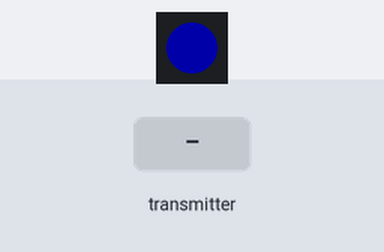
The sketch below on a simulated ESP32. Parts: 1 RGB LEDs in strip order, left to right. Inputs (shaded band) come from the test bench. Dim RGB values are drawn brighter than linear; WiFi joins after 1.5 s; servers stay silent unless stated; what the sketch prints to the serial monitor is not drawn.

Above: at 1.6 s.
1.7 s: the transmitter starts sending seq = 0
At 2.5 s:
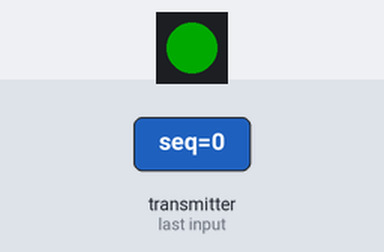
3.2 s: the transmitter starts sending leftX = -100
At 3.7 s:
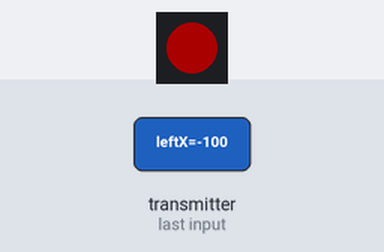
4.8 s: the transmitter starts sending leftX = 0
At 6.0 s:
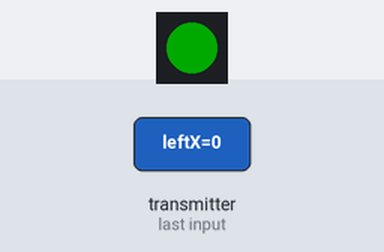
6.3 s: the transmitter starts sending leftX = 100
At 7.2 s:
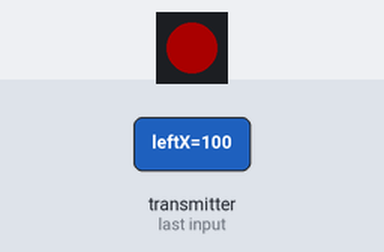
Timing chart, 0 to 8.9 s (numbered marks = the images above; inputs shaded):
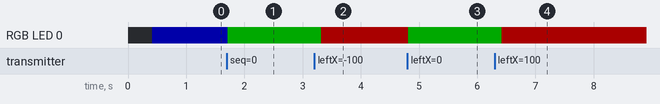

Measured:
- after the input at 1.7 s, RGB LED 0: RGB(0, 0, 45) → RGB(0, 45, 0) at once
- after the input at 3.2 s, RGB LED 0: RGB(0, 45, 0) → RGB(45, 0, 0) after 0.12 s
- after the input at 4.8 s, RGB LED 0: RGB(45, 0, 0) → RGB(0, 45, 0) at once
- after the input at 6.3 s, RGB LED 0: RGB(0, 45, 0) → RGB(45, 0, 0) after 0.12 s

The sketch:

rover-master-esp32s3.ino
```cpp
/*
============================================================================
PROJECT   : CYBERROVER X — NODE 02: ROVER MASTER (ESP32-S3)
MCU       : ESP32-S3 (N16R8 / DevModule)
FRAMEWORK : Arduino / C++17
BAUD      : USB Serial = 115200, UART1 (Uno Link) = 38400

SYSTEM MODULES:
----------------------------------------------------------------------------
1. Config.h        : Hardware pin mappings & serial baud parameters
2. StatusLED.h     : WS2812 RGB LED indicator (Solid Green=Link OK, Red=Failsafe)
3. UnoGateway.h    : Hardware UART1 Gateway to Arduino Uno (@ 38400 baud)
4. CommsReceiver.h : 100 Hz Bidirectional ESP-NOW Radio Engine & CRC-8 Validator
============================================================================
*/

#include <Arduino.h>
#include "Config.h"
#include "StatusLED.h"
#include "UnoGateway.h"
#include "CommsReceiver.h"

// Define static instance pointer for ESP-NOW C-callback
CommsReceiver* CommsReceiver::instance = nullptr;

//==================================================
// GLOBAL SUBSYSTEM INSTANCES
//==================================================

StatusLED     statusLed;
UnoGateway    unoGateway;
CommsReceiver comms;

unsigned long g_lastTelemetrySendMs = 0;

//==================================================
// SETUP
//==================================================

void setup() {
  Serial.begin(USB_SERIAL_BAUD);
  delay(400);

  // 1. Initialize Hardware Subsystems
  statusLed.begin();
  unoGateway.begin();
  comms.begin(unoGateway);

  Serial.println();
  Serial.println(F("===================================================="));
  Serial.println(F(" CYBERROVER X — ESP32-S3 REAL-TIME DRIVE MASTER    "));
  Serial.println(F(" Status: 100% Offline | ESP-NOW 100Hz | UART Ready  "));
  Serial.println(F("===================================================="));
}

//==================================================
// MAIN REAL-TIME LOOP
//==================================================

void loop() {
  uint32_t now = millis();

  // 1. Smooth Status RGB LED Manager (20 Hz)
  statusLed.update(comms.getLastPacketMs());

  // 2. Send Telemetry Reply to Remote Controller at 10 Hz (every 100 ms)
  if (now - g_lastTelemetrySendMs >= 100) {
    g_lastTelemetrySendMs = now;
    comms.sendTelemetry();
  }
}
```

CommsReceiver.h
```cpp
/**
 * ============================================================================
 * PROJECT   : CYBERROVER X — NODE 02: ROVER MASTER (ESP32-S3)
 * FILE      : CommsReceiver.h
 * PURPOSE   : 100 Hz Bidirectional ESP-NOW Radio Engine & CRC-8 Validator
 * MCU       : ESP32-S3
 * ============================================================================
 */

#ifndef S3_COMMS_RECEIVER_H
#define S3_COMMS_RECEIVER_H

#include <Arduino.h>
#include <WiFi.h>
#include <esp_now.h>
#include <esp_wifi.h>
#include "Config.h"
#include "CyberProtocol.h"
#include "UnoGateway.h"

class CommsReceiver {
private:
  CyberPacket         lastPacket;
  TelemetryPacket     telemetryPacket;
  uint32_t            rxPacketCount;
  uint32_t            crcErrorCount;
  uint32_t            lastPacketMs;
  int8_t              lastRssi;

  uint8_t             transmitterMac[6];
  bool                transmitterPaired;
  esp_now_peer_info_t txPeerInfo;

  static CommsReceiver* instance;
  UnoGateway*           unoLink;

  #if defined(ESP_IDF_VERSION_MAJOR) && (ESP_IDF_VERSION_MAJOR >= 5)
  static void onDataRecvStatic(const esp_now_recv_info_t *recv_info, const uint8_t *incomingData, int len) {
    if (instance) instance->handleIncoming(recv_info, nullptr, incomingData, len);
  }
  #else
  static void onDataRecvStatic(const uint8_t *mac_addr, const uint8_t *incomingData, int len) {
    if (instance) instance->handleIncoming(nullptr, mac_addr, incomingData, len);
  }
  #endif

  #if defined(ESP_IDF_VERSION_MAJOR) && (ESP_IDF_VERSION_MAJOR >= 5)
  void handleIncoming(const esp_now_recv_info_t *recv_info, const uint8_t *mac_addr, const uint8_t *incomingData, int len)
  #else
  void handleIncoming(const void *recv_info, const uint8_t *mac_addr, const uint8_t *incomingData, int len)
  #endif
  {
    if (len != sizeof(CyberPacket)) return;

    CyberPacket temp;
    memcpy(&temp, incomingData, sizeof(CyberPacket));

    uint8_t calcCrc = computeCRC8((const uint8_t *)&temp, sizeof(CyberPacket) - sizeof(uint8_t));
    if (calcCrc != temp.crc8) {
      crcErrorCount++;
      return;
    }

    #if defined(ESP_IDF_VERSION_MAJOR) && (ESP_IDF_VERSION_MAJOR >= 5)
    if (!transmitterPaired && recv_info) {
      memcpy(transmitterMac, recv_info->src_addr, 6);
      memset(&txPeerInfo, 0, sizeof(esp_now_peer_info_t));
      memcpy(txPeerInfo.peer_addr, transmitterMac, 6);
      txPeerInfo.channel = 0;
      txPeerInfo.encrypt = false;
      if (esp_now_add_peer(&txPeerInfo) == ESP_OK) {
        transmitterPaired = true;
        if (unoLink) unoLink->forwardSound(7, temp.mode); // Sci-Fi Arming Chirp
        Serial.println(F("[ESP-NOW] Paired successfully with Remote Transmitter!"));
      }
    }
    if (recv_info && recv_info->rx_ctrl && recv_info->rx_ctrl->rssi != 0) {
      lastRssi = recv_info->rx_ctrl->rssi;
    }
    #else
    if (!transmitterPaired && mac_addr) {
      memcpy(transmitterMac, mac_addr, 6);
      memset(&txPeerInfo, 0, sizeof(esp_now_peer_info_t));
      memcpy(txPeerInfo.peer_addr, transmitterMac, 6);
      txPeerInfo.channel = 0;
      txPeerInfo.encrypt = false;
      if (esp_now_add_peer(&txPeerInfo) == ESP_OK) {
        transmitterPaired = true;
        if (unoLink) unoLink->forwardSound(7, temp.mode);
        Serial.println(F("[ESP-NOW] Paired successfully with Remote Transmitter!"));
      }
    }
    #endif

    lastPacket = temp;
    rxPacketCount++;
    lastPacketMs = millis();

    // Instantly forward 100 Hz frame to Arduino Uno
    if (unoLink) unoLink->sendPacket(temp);
  }

public:
  CommsReceiver()
    : rxPacketCount(0), crcErrorCount(0), lastPacketMs(0), lastRssi(-55),
      transmitterPaired(false), unoLink(nullptr) {
    memset(&lastPacket, 0, sizeof(CyberPacket));
    memset(&telemetryPacket, 0, sizeof(TelemetryPacket));
    memset(transmitterMac, 0, sizeof(transmitterMac));
    instance = this;
  }

  void begin(UnoGateway &gateway) {
    unoLink = &gateway;

    WiFi.mode(WIFI_STA);
    WiFi.disconnect();
    WiFi.setTxPower(WIFI_POWER_19_5dBm);

    if (esp_now_init() != ESP_OK) {
      Serial.println(F("[ERROR] ESP-NOW Initialization Failed!"));
    } else {
      esp_now_register_recv_cb(onDataRecvStatic);
      Serial.println(F("[OK] ESP-NOW Initialized & Listening @ 100 Hz"));
    }
  }

  void sendTelemetry(uint8_t dL = 255, uint8_t dC = 255, uint8_t dR = 255) {
    if (!transmitterPaired) return;

    telemetryPacket.seq++;
    telemetryPacket.rssi = lastRssi;
    telemetryPacket.roverBatPct = 95;
    telemetryPacket.modeAck = lastPacket.mode;
    telemetryPacket.distLeft = dL;
    telemetryPacket.distCenter = dC;
    telemetryPacket.distRight = dR;

    telemetryPacket.crc8 = 0;
    telemetryPacket.crc8 = computeCRC8((const uint8_t *)&telemetryPacket, sizeof(TelemetryPacket) - sizeof(uint8_t));

    esp_now_send(transmitterMac, (uint8_t *)&telemetryPacket, sizeof(TelemetryPacket));
  }

  uint32_t getLastPacketMs() const { return lastPacketMs; }
  const CyberPacket& getLastPacket() const { return lastPacket; }
  int8_t getRssi() const { return lastRssi; }
  uint32_t getRxCount() const { return rxPacketCount; }
};

#endif // S3_COMMS_RECEIVER_H
```

CyberProtocol.h
```cpp
/**
 * ============================================================================
 * PROJECT   : CYBERROVER X - CENTRAL PROTOCOL DEFINITION
 * FILE      : CyberProtocol.h
 * PURPOSE   : Authoritative packet structure, framing constants, CRC8 algorithm,
 *             and button masks shared across all subsystems.
 * ============================================================================
 */

#ifndef CYBER_PROTOCOL_H
#define CYBER_PROTOCOL_H

#include <stdint.h>
#include <stddef.h>

// UART Synchronization Frame Header
#define UART_SYNC_BYTE_1       0xAA
#define UART_SYNC_BYTE_2       0x55
#define UART_BAUD_S3_TO_UNO    38400

// Target ESP32-S3 Receiver MAC Address
#define S3_RECEIVER_MAC        {0x1C, 0xDB, 0xD4, 0x4B, 0x08, 0x40}

// Operating Modes
#define MODE_MANUAL            0  // 100% Direct Remote Joystick Control
#define MODE_SEMI_AUTO         1  // Collision-Avoidance Assist (Overrides forward if obstacle < 25cm)
#define MODE_AUTO              2  // Full Autonomous Self-Driving Obstacle Avoidance
#define MODE_PARK              3  // Autonomous Self-Parking at wall edge & low-power hold

// Digital Button Bitmasks
#define BTN_BIT_PUSH1          (1 << 0)  // Physical Push Button 1
#define BTN_BIT_PUSH2          (1 << 1)  // Physical Push Button 2
#define BTN_BIT_TOGGLE1        (1 << 2)  // Toggle Switch 1 (Armed / Parking Mode)
#define BTN_BIT_TOGGLE2        (1 << 3)  // Toggle Switch 2 (Mute / Sound)
#define BTN_BIT_JOY_L_SW       (1 << 4)  // Left Joystick Switch (Re-calibrate)
#define BTN_BIT_JOY_R_SW       (1 << 5)  // Right Joystick Switch (Emergency Stop / Brake)

// ==========================================================================
// ULTRA-COMPACT 9-BYTE PACKED BINARY PACKET
// ==========================================================================

#pragma pack(push, 1)

struct CyberPacket {
    uint8_t seq;          // Rolling packet counter (0..255)
    int8_t  leftX;        // -100 .. +100
    int8_t  leftY;        // -100 .. +100 (Throttle: Forward > 0, Reverse < 0)
    int8_t  rightX;       // -100 .. +100 (Steering: Right > 0, Left < 0)
    int8_t  rightY;       // -100 .. +100
    uint8_t buttons;      // Packed buttons bitmask (Bits 0..5)
    uint8_t mode;         // Operating Mode (0=MANUAL, 1=SEMI_AUTO, 2=AUTO, 3=PARK)
    uint8_t batPct;       // Transmitter Battery (0..100%)
    uint8_t crc8;         // Fast CRC-8 Checksum
};

// Lightweight Telemetry Reply (Rover -> Remote, 8 Bytes)
struct TelemetryPacket {
    uint8_t seq;          // Sequence counter
    int8_t  rssi;         // Signal RSSI in dBm
    uint8_t roverBatPct;  // Rover Battery %
    uint8_t modeAck;      // Current Active Mode acknowledged by rover
    uint8_t distLeft;     // Ultrasonic Left distance (cm)
    uint8_t distCenter;   // Ultrasonic Center distance (cm)
    uint8_t distRight;    // Ultrasonic Right distance (cm)
    uint8_t crc8;         // Checksum
};

#pragma pack(pop)

// Fast CRC-8 Algorithm (Polynomial: 0x07 / CCITT)
inline uint8_t computeCRC8(const uint8_t *data, size_t len) {
    uint8_t crc = 0x00;
    for (size_t i = 0; i < len; i++) {
        crc ^= data[i];
        for (uint8_t j = 0; j < 8; j++) {
            if (crc & 0x80) {
                crc = (crc << 1) ^ 0x07;
            } else {
                crc <<= 1;
            }
        }
    }
    return crc;
}

#endif // CYBER_PROTOCOL_H
```

StatusLED.h
```cpp
/**
 * ============================================================================
 * PROJECT   : CYBERROVER X — NODE 02: ROVER MASTER (ESP32-S3)
 * FILE      : StatusLED.h
 * PURPOSE   : WS2812 RGB LED Status Controller
 * MCU       : ESP32-S3
 * ============================================================================
 */

#ifndef S3_STATUS_LED_H
#define S3_STATUS_LED_H

#include <Arduino.h>
#include <Adafruit_NeoPixel.h>
#include "Config.h"

class StatusLED {
private:
  Adafruit_NeoPixel pixel;
  unsigned long     lastUpdateMs;

public:
  StatusLED()
    : pixel(NUMPIXELS, RGB_PIN, NEO_GRB + NEO_KHZ800), lastUpdateMs(0) {}

  void begin() {
    pixel.begin();
    pixel.setBrightness(45);
    setColor(0, 0, 255); // Solid Blue = Booting / Standby
  }

  void setColor(uint8_t r, uint8_t g, uint8_t b) {
    pixel.setPixelColor(0, pixel.Color(r, g, b));
    pixel.show();
  }

  void update(uint32_t lastPacketMs) {
    unsigned long now = millis();
    if (now - lastUpdateMs < 50) return; // 20 Hz refresh
    lastUpdateMs = now;

    if (lastPacketMs > 0 && (now - lastPacketMs < 600)) {
      setColor(0, 255, 0); // Solid Green = Active Healthy Link
    } else if (lastPacketMs > 0) {
      setColor(255, 0, 0); // Solid Red = Radio Lost / Failsafe
    } else {
      setColor(0, 0, 255); // Solid Blue = Standby (Waiting for Remote)
    }
  }
};

#endif // S3_STATUS_LED_H
```

UnoGateway.h
```cpp
/**
 * ============================================================================
 * PROJECT   : CYBERROVER X — NODE 02: ROVER MASTER (ESP32-S3)
 * FILE      : UnoGateway.h
 * PURPOSE   : Hardware UART1 Gateway to Arduino Uno Motor & Sound Controller
 * MCU       : ESP32-S3
 * ============================================================================
 */

#ifndef S3_UNO_GATEWAY_H
#define S3_UNO_GATEWAY_H

#include <Arduino.h>
#include "Config.h"
#include "CyberProtocol.h"

class UnoGateway {
private:
  HardwareSerial serialLink;

public:
  UnoGateway()
    : serialLink(1) {}

  void begin() {
    serialLink.begin(UNO_UART_BAUD, SERIAL_8N1, UNO_RX_PIN, UNO_TX_PIN);
  }

  void sendPacket(const CyberPacket &packet) {
    serialLink.write(UART_SYNC_BYTE_1);
    serialLink.write(UART_SYNC_BYTE_2);
    serialLink.write((const uint8_t *)&packet, sizeof(CyberPacket));
  }

  void forwardSound(uint8_t soundId, uint8_t activeMode) {
    CyberPacket soundPacket;
    memset(&soundPacket, 0, sizeof(CyberPacket));
    soundPacket.buttons = BTN_BIT_PUSH1;
    soundPacket.rightY = (int8_t)soundId;
    soundPacket.mode = activeMode;
    soundPacket.crc8 = computeCRC8((const uint8_t *)&soundPacket, sizeof(CyberPacket) - sizeof(uint8_t));

    for (int i = 0; i < 3; i++) {
      sendPacket(soundPacket);
      delay(2);
    }
  }
};

#endif // S3_UNO_GATEWAY_H
```

Config.h
```cpp
/**
 * ============================================================================
 * PROJECT   : CYBERROVER X — NODE 02: ROVER MASTER (ESP32-S3)
 * FILE      : Config.h
 * PURPOSE   : Hardware pin mapping & serial baud configurations
 * MCU       : ESP32-S3 (N16R8 / DevModule)
 * ============================================================================
 */

#ifndef S3_CONFIG_H
#define S3_CONFIG_H

#include <Arduino.h>
#include "CyberProtocol.h"

// Hardware Pin Definitions
#define RGB_PIN              48     // Built-in WS2812 RGB LED (ESP32-S3 DevModule)
#define NUMPIXELS            1
#define USB_SERIAL_BAUD      115200 // PC USB Serial Monitor

// UART1 -> Arduino Uno Motor & Sound Controller (One-Way: S3 -> Uno)
#define UNO_TX_PIN           17     // ESP32-S3 TX -> Arduino Uno RX (Pin D2)
#define UNO_RX_PIN           -1     // Unused (One-way TX only: S3 sends commands to Uno)
#define UNO_UART_BAUD        UART_BAUD_S3_TO_UNO  // 38400 baud

#endif // S3_CONFIG_H
```
